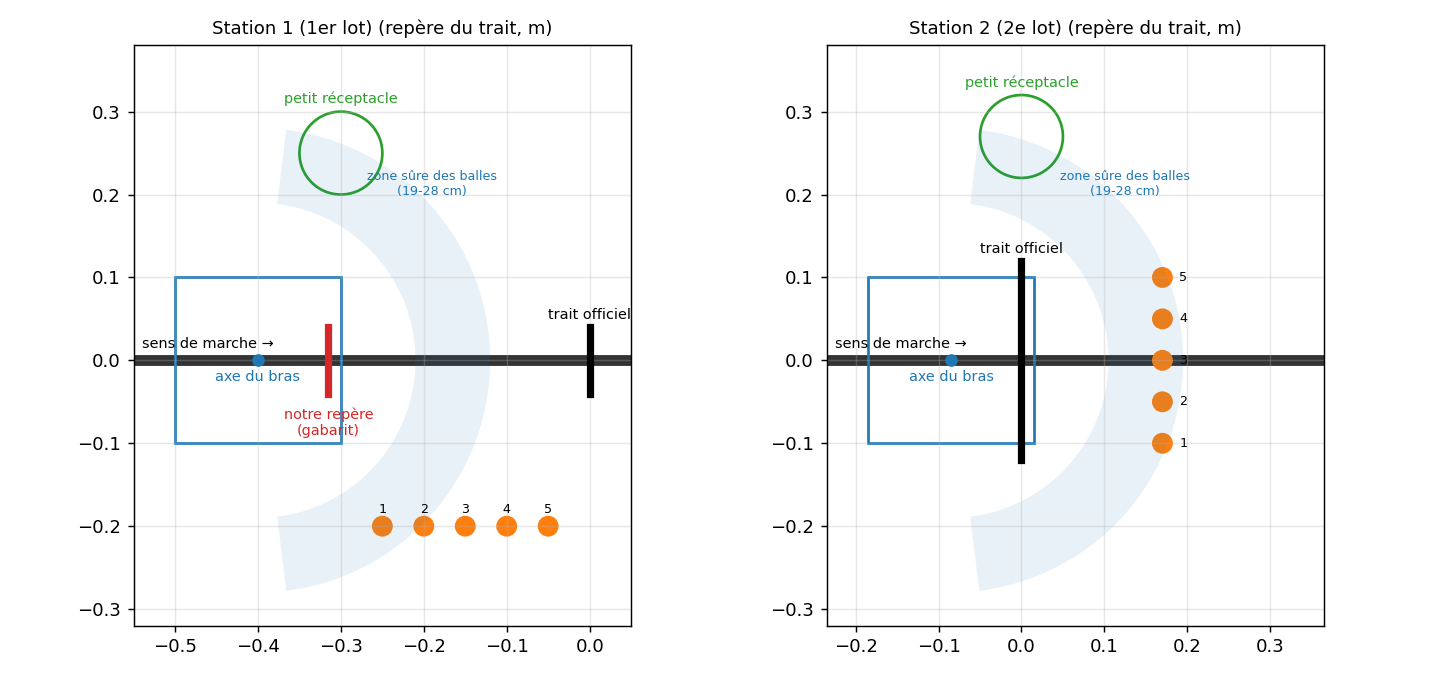

Generate this figure with Python:
"""Plateau du parcours (dimensions SUPPOSEES en attendant le plan cote) : positions des balles et des receptacles vues
depuis chaque arret du robot, verification de la zone apprise par le reseau, effet des erreurs d'arret, essais dans le
simulateur rapide.

LE JOUR OU LE PLAN COTE ARRIVE : ne changer que le bloc "MESURES DU PLATEAU" ci-dessous, puis relancer :
    cd ~/ros2_ws/src/mon_bras_robot/ia_50cm && nice -n 10 python3 -W ignore parcours/plateau.py [modele] [essais]
Sorties : parcours/resultats_plateau.txt, parcours/plateau.json, parcours/plateau.png

Convention (pour chaque station) : repere du TRAIT. Origine = milieu du trait, sur l'axe de la ligne noire.
X = le long de la ligne, dans le sens de marche du robot ; Y = vers la gauche du robot. Unites : METRES.
Une reglette est donnee par la position de son trou 1 (premier trou rencontre par le robot), la direction trou 1 ->
trou 5 (en degres, 0 = sens de marche, +90 = vers la gauche) et les numeros des trous occupes (1 a 5).
"""
import json
import multiprocessing
import os
import sys

import numpy as np
import torch

ICI = os.path.dirname(os.path.abspath(__file__))
sys.path.insert(0, os.path.join(ICI, '..'))
from cinematique import SERVO_FERME, SERVO_OUVERT, Bras  # noqa: E402
from expert import Expert  # noqa: E402
from politique import Reseau, observation  # noqa: E402
import sim_cinematique  # noqa: E402
from zone import GRAND, PETIT, Z_BALLE, cible_lacher  # noqa: E402

# =============================================================================== MESURES DU PLATEAU (a remplacer)
PAS_TROUS = 0.050                       # distance entre deux trous de la reglette
STATION_1 = dict(                       # petit trait, juste apres le 1er lot de balles (debut du parcours)
    nom='Station 1 (1er lot)',
    trou1=(-0.250, -0.200), direction_deg=0.0,                      # reglette a droite, parallele a la ligne
    trous=(1, 2, 3, 4, 5),                                          # trous occupes : les 5 (10 balles en tout)
    prises=(1,),                                                    # balles prises ici, dans l'ordre
    petit=(-0.300, 0.250),                                          # centre du petit receptacle 1 (a gauche)
    # Le trait est APRES les balles : arrete dessus, le bras les aurait derriere lui (hors de portee). On s'arrete
    # donc sur NOTRE repere en scotch, pose avec le gabarit a DECALAGE_REPERE du trait (negatif = avant le trait).
    decalage_repere=-0.315,
)
STATION_2 = dict(                       # grand trait, 2e lot de balles (sur le chemin du robot, FAQ precision n°3)
    nom='Station 2 (2e lot)',
    trou1=(0.170, -0.100), direction_deg=90.0,                      # meme reglette, devant, en travers de la ligne
    trous=(1, 2, 3, 4, 5),
    prises=(3, 2),                      # milieu -> petit receptacle 2, puis sa voisine de droite, gardee (grand)
    petit=(0.000, 0.270),                                           # centre du petit receptacle 2 (a gauche)
    decalage_repere=0.0,                                            # on s'arrete directement sur le grand trait
)
# Grand receptacle : le robot y est conduit a la main (application) apres la fin de la ligne. Position visee :
GRAND_GARAGE = (0.225, 0.0)             # centre du grand receptacle dans le repere du robot (22,5 cm devant l'axe)

# =============================================================================== ROBOT (a mesurer sur le vrai robot)
D_CAPTEURS_AVANT = 0.085                # capteurs de ligne avant : distance devant l'axe du bras
D_CAPTEUR_ARRIERE = 0.085               # capteur de ligne arriere : distance derriere l'axe du bras

# =============================================================================== ZONE APPRISE PAR LE RESEAU
R_BALLE_MIN, R_BALLE_SURE, R_BALLE_MAX = 0.19, 0.28, 0.35      # sure : 100 % dans Gazebo en dessous de ~28 cm
ANGLE_BALLE_MAX = 83.0
R_PETIT_MIN, R_PETIT_MAX, ANGLE_PETIT_MAX = 0.21, 0.34, 76.0
D_GRAND_MIN, D_GRAND_MAX, ANGLE_GRAND_MAX = 0.205, 0.25, 15.0

# =============================================================================== ERREURS D'ARRET ESSAYEES
# (ecart-type le long de la ligne, en travers, angle) : ligne + repere en scotch + capteur arriere ; puis sans
# capteur arriere ; puis recul mesure par les codeurs (sans repere a nous).
NIVEAUX = [('parfait', 0.0, 0.0, 0.0), ('repere + capteur arriere', 0.002, 0.002, 0.5),
           ('repere, sans capteur arriere', 0.002, 0.002, 1.5), ('recul aux codeurs', 0.008, 0.002, 1.0)]
NIVEAUX_GRAND = [('parfait', 0.0, 0.0, 0.0), ('garage a la main, soigne', 0.01, 0.01, 3.0),
                 ('garage a la main, approximatif', 0.02, 0.02, 6.0)]


if os.environ.get('PRISES_2'):          # essai d'un autre ordre a la station 2, ex. PRISES_2=3,1
    STATION_2['prises'] = tuple(int(k) for k in os.environ['PRISES_2'].split(','))


def trous(st):
    u = np.array([np.cos(np.radians(st['direction_deg'])), np.sin(np.radians(st['direction_deg']))])
    return {k: np.array(st['trou1']) + (k - 1) * PAS_TROUS * u for k in range(1, 6)}


def axe_bras(st):
    """Position de l'axe du bras dans le repere du trait quand les capteurs avant sont sur le repere d'arret."""
    return np.array([st['decalage_repere'] - D_CAPTEURS_AVANT, 0.0])


def vers_robot(p, st):
    return np.asarray(p, float) - axe_bras(st)


def polaire(p):
    return float(np.hypot(*p[:2])), float(np.degrees(np.arctan2(p[1], p[0])))


def taches_station(st, n_balles):
    """Balles a prendre (dans l'ordre) et objets vus depuis l'arret, repere du robot."""
    t = trous(st)
    balles = {k: vers_robot(t[k], st) for k in st['trous']}
    petit = vers_robot(st['petit'], st)
    return balles, petit


def verdict_balle(p):
    r, a = polaire(p)
    if not (R_BALLE_MIN <= r <= R_BALLE_MAX) or abs(a) > ANGLE_BALLE_MAX:
        return 'HORS ZONE'
    return 'ok' if r <= R_BALLE_SURE else 'limite (> 28 cm)'


def verdict_petit(p):
    r, a = polaire(p)
    return 'ok' if R_PETIT_MIN <= r <= R_PETIT_MAX and abs(a) <= ANGLE_PETIT_MAX else 'HORS ZONE'


def erreur_max(p, s_long, s_trav, s_ang):
    """Erreur de position (a 2 ecarts-types) d'un objet vu depuis le robot, pour ces erreurs d'arret."""
    r = np.hypot(*p[:2])
    return 2 * np.sqrt(s_long ** 2 + s_trav ** 2 + (r * np.radians(s_ang)) ** 2)


# =============================================================================== simulateur rapide
class SimArret(sim_cinematique.SimReceptacles):
    """Le reseau voit les positions CROYEES (arret parfait) ; la scene reelle est decalee par l'erreur d'arret."""
    biais = np.zeros(3)

    def obs(self):
        vue = self.balle + self.biais + self.rng.normal(0, sim_cinematique.BRUIT_VUE, 3)
        return observation(self.q, self.servo, vue, self.cible, self.outil(), self.grand)


def _deplacer(p, t, dtheta):
    """Objet vu depuis le robot reel (decale de t, tourne de dtheta) au lieu du robot prevu."""
    c, s = np.cos(-dtheta), np.sin(-dtheta)
    q = np.asarray(p[:2], float) - t
    return np.r_[c * q[0] - s * q[1], s * q[0] + c * q[1], p[2:]] if len(p) > 2 else np.array([c * q[0] - s * q[1],
                                                                                                s * q[0] + c * q[1]])


def _init(poids):
    global _sim, _expert, _reseau
    torch.set_num_threads(1)
    _sim = SimArret(Bras())
    _expert = Expert(_sim.cine)
    _reseau = Reseau(cache=poids['couches.0.weight'].shape[0])
    _reseau.load_state_dict(poids)
    _reseau.eval()


def _essai(args):
    nom, graine, scene_cru, s_long, s_trav, s_ang, tenue = args
    # le passage au processus ouvrier copie les dictionnaires : zone.py reconnait le grand receptacle par "is GRAND"
    scene_cru['types'] = [GRAND if t['bord'] == GRAND['bord'] else PETIT for t in scene_cru['types']]
    rng = np.random.default_rng(graine)
    t = np.array([rng.normal(0, s_long), rng.normal(0, s_trav)])
    dth = np.radians(rng.normal(0, s_ang))
    reel = dict(receptacles=[_deplacer(c, t, dth) for c in scene_cru['receptacles']], types=scene_cru['types'],
                balles=[_deplacer(b, t, dth) for b in scene_cru['balles']])
    if tenue:                                         # balle deja dans la pince, depart du repos (grand receptacle)
        _sim.reset(reel, 0, _expert.q_repos, SERVO_FERME, graine=graine)
        _sim.tenue, _sim.z_prise, _sim.z_sol_balle = True, -1.0, reel['balles'][0][2]
        d = rng.normal(size=3)
        _sim.decalage = d / np.linalg.norm(d) * rng.uniform(0.0015, 0.007)
        _sim.balle = _sim.outil_reel() + _sim.decalage
        _sim.biais = np.zeros(3)
    else:
        _sim.reset(reel, 0, _expert.q_repos, SERVO_OUVERT, graine=graine)
        _sim.biais = np.asarray(scene_cru['balles'][0]) - reel['balles'][0]
    _sim.cible = cible_lacher(scene_cru, 0)           # le robot vise la ou il CROIT qu'est le receptacle
    obs, fini = _sim.obs(), False
    while not fini:
        with torch.no_grad():
            act = _reseau(torch.from_numpy(obs)[None])[0].numpy()
        obs, fini = _sim.step(act)
    return nom, _sim.resultat


def main():
    modele = sys.argv[1] if len(sys.argv) > 1 else os.path.join(ICI, '..', 'modeles', 'mission', 'politique_mission_affine.pt')
    n = int(sys.argv[2]) if len(sys.argv) > 2 else 60
    lignes, resultat = [], dict(modele=os.path.basename(modele), stations={})

    def dire(texte=''):
        lignes.append(texte)
        print(texte, flush=True)

    dire(f'Plateau SUPPOSE (a remplacer par le plan cote) - reseau {os.path.basename(modele)}')
    scenarios = []
    for st in (STATION_1, STATION_2):
        balles, petit = taches_station(st, len(st['prises']))
        dire(f'\n=== {st["nom"]} : repere d\'arret a {st["decalage_repere"] * 100:+.1f} cm du trait ; '
             f'axe du bras a {axe_bras(st)[0] * 100:+.1f} cm du trait')
        ordre = list(st['prises'])
        d_st = dict(axe_bras=axe_bras(st).round(4).tolist(), balles={}, petit=None)
        for k, p in balles.items():
            r, a = polaire(p)
            role = f' <- prise n°{ordre.index(k) + 1}' if k in ordre else ''
            dire(f'  trou {k} : x {p[0] * 100:6.1f} cm, y {p[1] * 100:6.1f} cm  ({r * 100:4.1f} cm, {a:+6.1f} deg) '
                 f'{verdict_balle(p)}{role}')
            d_st['balles'][k] = dict(x=round(float(p[0]), 4), y=round(float(p[1]), 4), r=round(r, 4), angle=round(a, 1))
        r, a = polaire(petit)
        dire(f'  petit receptacle : x {petit[0] * 100:6.1f} cm, y {petit[1] * 100:6.1f} cm  ({r * 100:4.1f} cm, '
             f'{a:+6.1f} deg) {verdict_petit(petit)}')
        d_st['petit'] = dict(x=round(float(petit[0]), 4), y=round(float(petit[1]), 4))
        d_st['ordre'] = ordre
        resultat['stations'][st['nom']] = d_st
        for k in ordre:
            p = balles[k]
            dire(f'  erreur sur la balle du trou {k} (2 ecarts-types) : ' + ' ; '.join(
                f'{nom} {erreur_max(p, a_, b_, c_) * 1000:.1f} mm' for nom, a_, b_, c_ in NIVEAUX[1:]))
            restantes = [np.r_[balles[j], Z_BALLE] for j in st['trous'] if j != k and j not in ordre[:ordre.index(k)]]
            scene = dict(receptacles=[petit], types=[PETIT], balles=[np.r_[p, Z_BALLE]] + restantes)
            for niv in NIVEAUX:
                scenarios.append((f'{st["nom"]} | trou {k} -> petit | {niv[0]}', scene, niv, False))
    g = np.array(GRAND_GARAGE)
    r, a = polaire(g)
    ok = D_GRAND_MIN <= r <= D_GRAND_MAX and abs(a) <= ANGLE_GRAND_MAX
    dire(f'\n=== Grand receptacle (conduite a la main) : centre a {r * 100:.1f} cm, {a:+.1f} deg {"ok" if ok else "HORS ZONE"}')
    # balle prise au 2e lot (trou du 2e choix), deja dans la pince : sa position d'origine ne sert qu'au simulateur
    scene_g = dict(receptacles=[g], types=[GRAND], balles=[np.r_[0.15, -0.25, Z_BALLE]])
    for niv in NIVEAUX_GRAND:
        scenarios.append((f'Grand receptacle | balle tenue -> grand | {niv[0]}', scene_g, niv, True))

    poids = torch.load(modele, map_location='cpu')
    taches = [(nom, 60_000_000 + i, sc, a_, b_, c_, tenue) for nom, sc, (_, a_, b_, c_), tenue in scenarios
              for i in range(n)]
    with multiprocessing.get_context('spawn').Pool(4, initializer=_init, initargs=(poids,)) as pool:
        res = pool.map(_essai, taches, chunksize=2)
    dire(f'\n=== Simulateur rapide ({n} essais par ligne ; erreurs d\'arret tirees au hasard) ===')
    resultat['simulation'] = {}
    for nom, *_ in scenarios:
        r_ = [x for nn, x in res if nn == nom]
        echecs = {k: r_.count(k) for k in set(r_) if k != 'reussite'}
        taux = r_.count('reussite') / len(r_)
        resultat['simulation'][nom] = dict(reussite=round(taux, 3), echecs=echecs)
        dire(f'  {nom:75s} {taux * 100:5.1f} %  {echecs if echecs else ""}')
    with open(os.path.join(ICI, 'resultats_plateau.txt'), 'w') as f:
        f.write('\n'.join(lignes) + '\n')
    with open(os.path.join(ICI, 'plateau.json'), 'w') as f:
        json.dump(resultat, f, indent=2, ensure_ascii=False)
    dessiner()


def dessiner():
    import matplotlib
    matplotlib.use('Agg')
    import matplotlib.pyplot as plt
    from matplotlib.patches import Circle, Rectangle
    fig, axes = plt.subplots(1, 2, figsize=(11, 5.2))
    for ax, st in zip(axes, (STATION_1, STATION_2)):
        ax.axhline(0, color='k', lw=6, alpha=0.8, zorder=0)
        ax.plot([0, 0], [-0.04, 0.04] if st is STATION_1 else [-0.12, 0.12], color='k', lw=4)
        ax.annotate('trait officiel', (0, 0.05 if st is STATION_1 else 0.13), ha='center', fontsize=8)
        if st['decalage_repere'] != 0:
            x = st['decalage_repere']
            ax.plot([x, x], [-0.04, 0.04], color='#d62728', lw=4)
            ax.annotate('notre repère\n(gabarit)', (x, -0.09), ha='center', fontsize=8, color='#d62728')
        a = axe_bras(st)
        ax.add_patch(Rectangle((a[0] - 0.1, -0.1), 0.2, 0.2, fill=False, ec='#1f77b4', lw=1.5))
        ax.plot(*a, 'o', color='#1f77b4')
        ax.annotate('axe du bras', (a[0], a[1] - 0.025), ha='center', fontsize=8, color='#1f77b4')
        t = trous(st)
        for k, p in t.items():
            ax.add_patch(Circle(p, 0.0115, fill=k in st['trous'], fc='#ff7f0e', ec='#ff7f0e'))
            ax.annotate(str(k), (p[0] + (0.025 if st['direction_deg'] else 0), p[1] + (0 if st['direction_deg'] else 0.02)),
                        ha='center', va='center', fontsize=7)
        ax.add_patch(Circle(st['petit'], PETIT['r_ext'], fill=False, ec='#2ca02c', lw=1.5))
        ax.annotate('petit réceptacle', (st['petit'][0], st['petit'][1] + 0.06), ha='center', fontsize=8, color='#2ca02c')
        ang = np.radians(np.linspace(-ANGLE_BALLE_MAX, ANGLE_BALLE_MAX, 60))
        bord = np.r_[R_BALLE_SURE * np.c_[np.cos(ang), np.sin(ang)], R_BALLE_MIN * np.c_[np.cos(ang), np.sin(ang)][::-1]]
        ax.fill(a[0] + bord[:, 0], a[1] + bord[:, 1], color='#1f77b4', alpha=0.10, lw=0)
        ax.annotate('zone sûre des balles\n(19-28 cm)', (a[0] + 0.21, 0.2), ha='center', fontsize=7, color='#1f77b4')
        ax.set_aspect('equal')
        ax.set_xlim(a[0] - 0.15, a[0] + 0.45)
        ax.set_ylim(-0.32, 0.38)
        ax.set_title(st['nom'] + ' (repère du trait, m)', fontsize=10)
        ax.grid(alpha=0.3)
        ax.annotate('sens de marche →', (a[0] - 0.14, 0.015), fontsize=8)
    fig.tight_layout()
    fig.savefig(os.path.join(ICI, 'plateau.png'), dpi=130)


if __name__ == '__main__':
    main()
